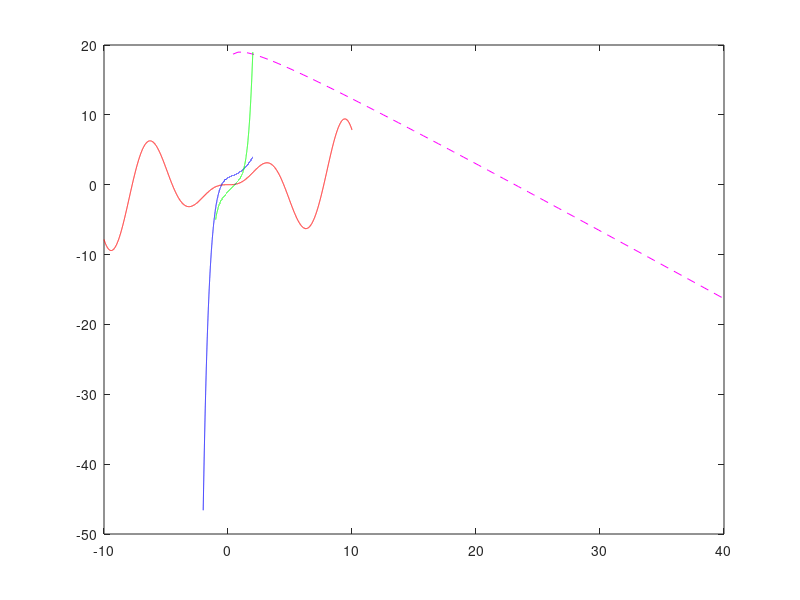

MATLAB code for this plot:
%plotting the functions
x = linspace(-10,10,10000);
y1 = sin(x)-x.*cos(x);
z=0;
plot(x, y1,'-r')
hold on
x = linspace(-2,2,10000);
y2=x.^2+2-exp(-2*x)-x;
plot(x, y2,'-b')
hold on
x = linspace(0,40,100);
y3=log(x)-x+20;
plot(x, y3,'--m')
hold on
x = linspace(-1,2,10000);
y4=x.^5-x.^4+2.*x-1;
plot(x, y4,'-g')
hold on
